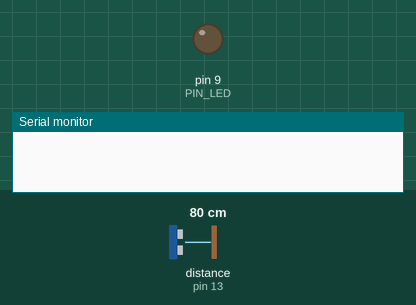
This sketch was run on a simulated Arduino Uno, built with avr-gcc and run on an emulated ATmega328P. Shown: output pins drawn as LEDs (lit = HIGH), the last lines printed to the serial monitor. Wiring (inferred from the names in the program): ultrasonic range finder: trigger pin 12; echo pin 13. The test bench sets the inputs (shaded band); at power-on: distance to the obstacle (sensor on pin 13) 80 cm. The echo pulse lasts 58.3 µs per cm; pins used as bus, display or sensor lines are not drawn.

Above: at 0.05 s.
At 1.2 s:
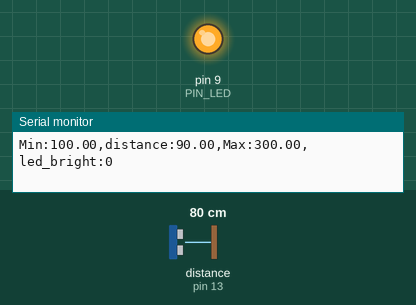
1.3 s: distance to the obstacle (sensor on pin 13) set to 18 cm
At 2.7 s:
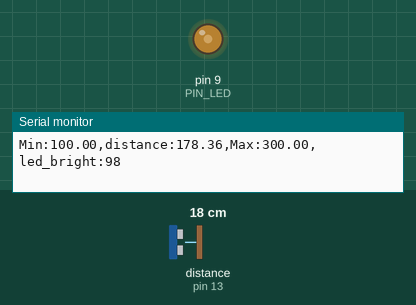
4.3 s: distance to the obstacle (sensor on pin 13) set to 2 cm
Timing chart, 0 to 7.3 s (numbered marks = the images above; inputs shaded):
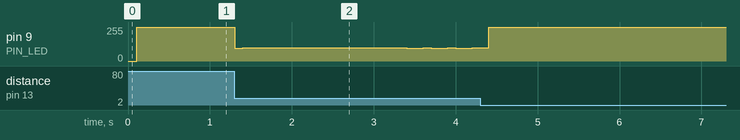

The sketch:

08_example_2.ino
```cpp
// Arduino pin assignment
#define PIN_LED  9
#define PIN_TRIG 12   // sonar sensor TRIGGER
#define PIN_ECHO 13   // sonar sensor ECHO

// configurable parameters
#define SND_VEL 346.0     // sound velocity at 24 celsius degree (unit: m/sec)
#define INTERVAL 100     // sampling interval (unit: msec)
#define PULSE_DURATION 10 // ultra-sound Pulse Duration (unit: usec)
#define _DIST_MIN 100.0   // minimum distance to be measured (unit: mm)
#define _DIST_MAX 300.0   // maximum distance to be measured (unit: mm)

#define TIMEOUT ((INTERVAL / 2) * 1000.0) // maximum echo waiting time (unit: usec)
#define SCALE (0.001 * 0.5 * SND_VEL) // coefficent to convert duration to distance

unsigned long last_sampling_time;   // unit: msec

float before_distance;

void setup() {
  // initialize GPIO pins
  pinMode(PIN_LED, OUTPUT);
  pinMode(PIN_TRIG, OUTPUT);  // sonar TRIGGER
  pinMode(PIN_ECHO, INPUT);   // sonar ECHO
  digitalWrite(PIN_TRIG, LOW);  // turn-off Sonar

  // initialize serial port
  Serial.begin(57600);
}

void loop() {
  float distance;
  float using_distance;
  int led_bright;
  int flag = 100;

  // wait until next sampling time.
  // millis() returns the number of milliseconds since the program started.
  //    Will overflow after 50 days.
  if (millis() < (last_sampling_time + INTERVAL))
    return;

  distance = USS_measure(PIN_TRIG, PIN_ECHO); // read distance


  if (distance > _DIST_MAX || distance < _DIST_MIN) using_distance = before_distance;
  else using_distance = distance;

  if (using_distance < _DIST_MIN) {
    distance = _DIST_MIN - 10.0;    // Set Lower Value
    analogWrite(PIN_LED, 255);
  } else if (using_distance > _DIST_MAX) {
    distance = _DIST_MAX + 10.0;    // Set Higher Value
    analogWrite(PIN_LED, 255);       // LED OFF
  } else {    // In desired Range
    if(using_distance > 200) flag = 300;
    led_bright = 255 - (51.0 / 2000.0 * (using_distance-flag) * (using_distance-flag));
    analogWrite(PIN_LED, led_bright);
  }

  // output the distance to the serial port
  Serial.print("Min:");        Serial.print(_DIST_MIN);
  Serial.print(",distance:");  Serial.print(distance);
  Serial.print(",Max:");       Serial.print(_DIST_MAX);
  Serial.print(",led_bright:");       Serial.print(led_bright);
  Serial.println("");

  // do something here
  // delay(100); // Assume that it takes 50ms to do something.

  // update last sampling time
  last_sampling_time += INTERVAL;
  before_distance = distance;
}

// get a distance reading from USS. return value is in millimeter.
float USS_measure(int TRIG, int ECHO)
{
  digitalWrite(TRIG, HIGH);
  delayMicroseconds(PULSE_DURATION);
  digitalWrite(TRIG, LOW);

  return pulseIn(ECHO, HIGH, TIMEOUT) * SCALE; // unit: mm

  // Pulse duration to distance conversion example (target distance = 17.3m)
  // - round trip distance: 34.6m
  // - expected pulse duration: 0.1 sec, or 100,000us
  // - pulseIn(ECHO, HIGH, timeout) * 0.001 * 0.5 * SND_VEL
  //        = 100,000 micro*sec * 0.001 milli/micro * 0.5 * 346 meter/sec
  //        = 100,000 * 0.001 * 0.5 * 346 * micro * sec * milli * meter
  //                                        ----------------------------
  //                                         micro * sec
  //        = 100 * 173 milli*meter = 17,300 mm = 17.3m
  // pulseIn() returns microseconds.
}
```

Measured:
- after the input at 1.3 s, pin 9 (PIN_LED): 255/255 → 97/255 at once, → 98/255 0.10 s later, → 97/255 2.0 s later, → 98/255 0.20 s later, … (8 changes in this stretch)
